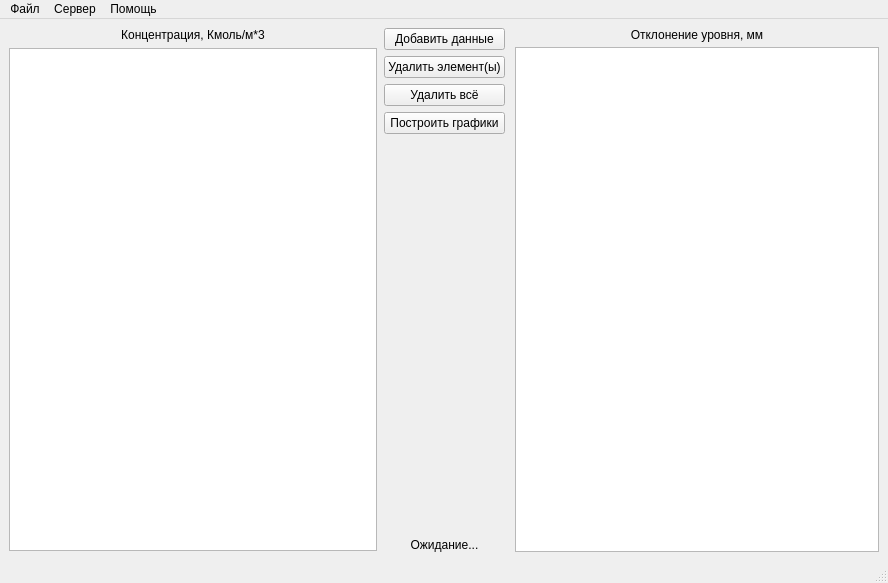
<?xml version="1.0" encoding="UTF-8"?>
<ui version="4.0">
 <class>MainWindow</class>
 <widget class="QMainWindow" name="MainWindow">
  <property name="geometry">
   <rect>
    <x>0</x>
    <y>0</y>
    <width>888</width>
    <height>583</height>
   </rect>
  </property>
  <property name="sizePolicy">
   <sizepolicy hsizetype="Preferred" vsizetype="Preferred">
    <horstretch>0</horstretch>
    <verstretch>0</verstretch>
   </sizepolicy>
  </property>
  <property name="windowTitle">
   <string>MainWindow</string>
  </property>
  <widget class="QWidget" name="centralwidget">
   <layout class="QHBoxLayout" name="horizontalLayout">
    <item>
     <layout class="QVBoxLayout" name="concentrationLayout">
      <property name="leftMargin">
       <number>0</number>
      </property>
      <property name="topMargin">
       <number>0</number>
      </property>
      <property name="rightMargin">
       <number>1</number>
      </property>
      <property name="bottomMargin">
       <number>1</number>
      </property>
      <item>
       <widget class="QLabel" name="concentrationLabel">
        <property name="text">
         <string>Концентрация, Кмоль/м*3</string>
        </property>
        <property name="alignment">
         <set>Qt::AlignmentFlag::AlignCenter</set>
        </property>
       </widget>
      </item>
      <item>
       <widget class="QListView" name="concentrationListView"/>
      </item>
     </layout>
    </item>
    <item>
     <layout class="QVBoxLayout" name="btnLayout">
      <item>
       <widget class="QPushButton" name="addBtn">
        <property name="text">
         <string>Добавить данные</string>
        </property>
       </widget>
      </item>
      <item>
       <widget class="QPushButton" name="removeBtn">
        <property name="text">
         <string>Удалить элемент(ы)</string>
        </property>
       </widget>
      </item>
      <item>
       <widget class="QPushButton" name="removeAllBtn">
        <property name="text">
         <string>Удалить всё</string>
        </property>
       </widget>
      </item>
      <item>
       <widget class="QPushButton" name="plotBtn">
        <property name="text">
         <string>Построить графики</string>
        </property>
       </widget>
      </item>
      <item>
       <spacer name="verticalSpacer">
        <property name="orientation">
         <enum>Qt::Orientation::Vertical</enum>
        </property>
        <property name="sizeHint" stdset="0">
         <size>
          <width>20</width>
          <height>40</height>
         </size>
        </property>
       </spacer>
      </item>
      <item>
       <widget class="QLabel" name="statusLabel">
        <property name="text">
         <string>Ожидание...</string>
        </property>
        <property name="alignment">
         <set>Qt::AlignmentFlag::AlignCenter</set>
        </property>
        <property name="wordWrap">
         <bool>true</bool>
        </property>
       </widget>
      </item>
     </layout>
    </item>
    <item>
     <layout class="QVBoxLayout" name="levelLayout" stretch="0,0">
      <property name="spacing">
       <number>5</number>
      </property>
      <property name="sizeConstraint">
       <enum>QLayout::SizeConstraint::SetDefaultConstraint</enum>
      </property>
      <property name="leftMargin">
       <number>4</number>
      </property>
      <property name="topMargin">
       <number>0</number>
      </property>
      <property name="rightMargin">
       <number>0</number>
      </property>
      <property name="bottomMargin">
       <number>0</number>
      </property>
      <item>
       <widget class="QLabel" name="levelLabel">
        <property name="layoutDirection">
         <enum>Qt::LayoutDirection::LeftToRight</enum>
        </property>
        <property name="text">
         <string>Отклонение уровня, мм</string>
        </property>
        <property name="alignment">
         <set>Qt::AlignmentFlag::AlignCenter</set>
        </property>
       </widget>
      </item>
      <item>
       <widget class="QListView" name="levelListView">
        <property name="layoutDirection">
         <enum>Qt::LayoutDirection::LeftToRight</enum>
        </property>
        <property name="autoFillBackground">
         <bool>false</bool>
        </property>
       </widget>
      </item>
     </layout>
    </item>
   </layout>
  </widget>
  <widget class="QMenuBar" name="menubar">
   <property name="geometry">
    <rect>
     <x>0</x>
     <y>0</y>
     <width>888</width>
     <height>26</height>
    </rect>
   </property>
   <widget class="QMenu" name="fileMenu">
    <property name="title">
     <string>Файл</string>
    </property>
    <addaction name="saveData"/>
    <addaction name="loadData"/>
   </widget>
   <widget class="QMenu" name="helpMenu">
    <property name="title">
     <string>Помощь</string>
    </property>
    <addaction name="information"/>
   </widget>
   <widget class="QMenu" name="serverMenu">
    <property name="title">
     <string>Сервер</string>
    </property>
    <addaction name="connectToServer"/>
   </widget>
   <addaction name="fileMenu"/>
   <addaction name="serverMenu"/>
   <addaction name="helpMenu"/>
  </widget>
  <widget class="QStatusBar" name="statusbar"/>
  <action name="saveData">
   <property name="text">
    <string>Сохранить данные</string>
   </property>
  </action>
  <action name="loadData">
   <property name="text">
    <string>Загрузить данные</string>
   </property>
  </action>
  <action name="connectToServer">
   <property name="text">
    <string>Подключиться к серверу</string>
   </property>
  </action>
  <action name="information">
   <property name="text">
    <string>Справка</string>
   </property>
  </action>
 </widget>
 <resources/>
 <connections/>
</ui>
